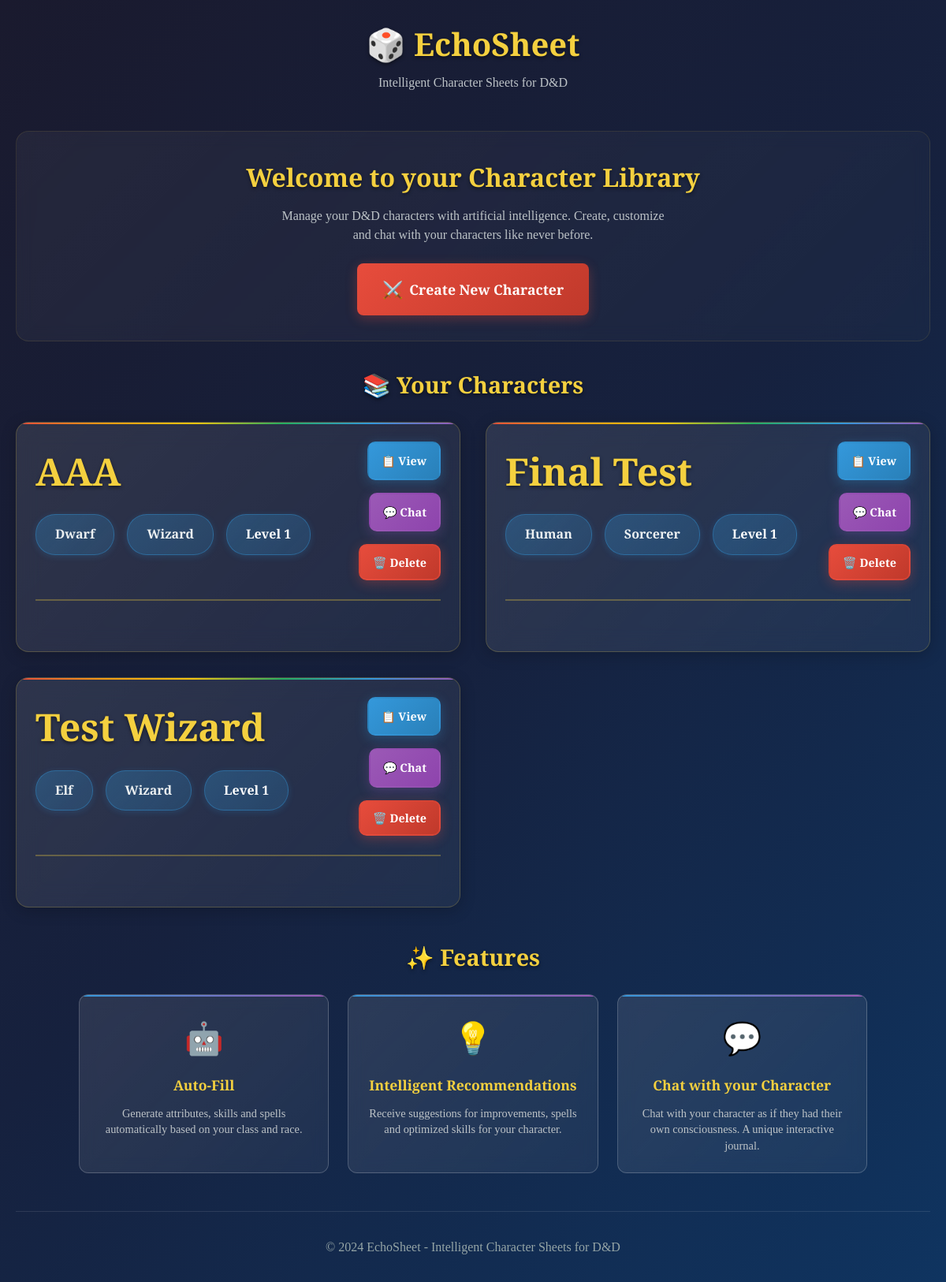
The app's page /, older data.
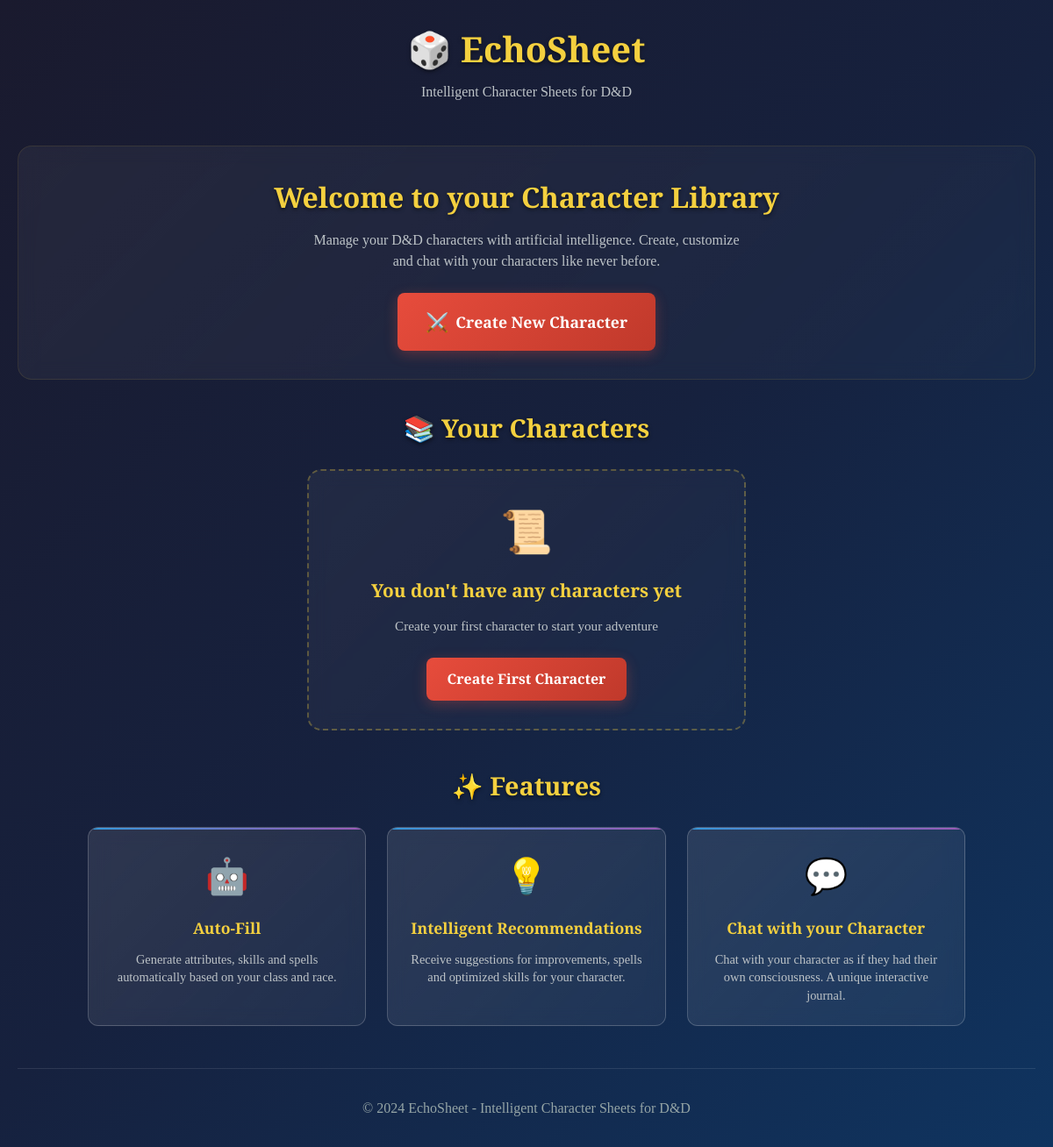
The same page, newer data.
### tables this page shows
CREATE TABLE characters (
            id INTEGER PRIMARY KEY AUTOINCREMENT,
            name TEXT NOT NULL,
            race TEXT NOT NULL,
            char_class TEXT NOT NULL,
            level INTEGER DEFAULT 1,
            background TEXT,
            attributes TEXT,
            skills TEXT,
            feats TEXT,
            spells TEXT,
            personality_traits TEXT,
            history_log TEXT,
            chat_history TEXT,
            created_at TIMESTAMP DEFAULT CURRENT_TIMESTAMP
        , cantrips TEXT, spells_known TEXT, background_story TEXT, short_term_goals TEXT, long_term_goals TEXT, personal_goals TEXT, personality_tags TEXT, flaws TEXT, currency TEXT, items TEXT, item_weights TEXT, alignment TEXT, experience_points TEXT, age TEXT, height TEXT, weight TEXT, eyes TEXT, skin TEXT, hair TEXT, hit_point_maximum TEXT, current_hit_points TEXT, temporary_hit_points TEXT, hit_dice TEXT, ideals TEXT, bonds TEXT);

### app.py (the view)
@app.route('/')
def index():
    conn = sqlite3.connect('db.sqlite')
    cursor = conn.cursor()
    cursor.execute('SELECT id, name, race, char_class, level FROM characters ORDER BY created_at DESC')
    characters = cursor.fetchall()
    conn.close()
    return render_template('index.html', characters=characters)

### templates/index.html (shortened to what this page needs)
<!DOCTYPE html>
<html lang="es">
<head>
    <link rel="stylesheet" href="{{ url_for('static', filename='styles.css') }}">
</head>
<body>
    <div class="container">
        <header class="main-header">
            <h1 class="title">🎲 EchoSheet</h1>
            <p class="subtitle">Intelligent Character Sheets for D&D</p>
        </header>
        <main class="main-content">
            <div class="hero-section">
                <div class="hero-content">
                    <h2>Welcome to your Character Library</h2>
                    <p>Manage your D&D characters with artificial intelligence. Create, customize and chat with your characters like never before.</p>
                    <a href="{{ url_for('create_character') }}" class="btn btn-primary btn-large">
                        <span class="btn-icon">⚔️</span>
                        Create New Character
                    </a>
                </div>
            </div>
            <section class="characters-section">
                <h3>📚 Your Characters</h3>
                {% if characters %}
                    <div class="characters-grid">
                        {% for char in characters %}
                        <div class="character-card">
                            <div class="character-header">
                                <div class="character-info">
                                    <h4 class="character-name">{{ char[1] }}</h4>
                                    <div class="character-basics">
                                        <span class="character-race">{{ char[2] }}</span>
                                        <span class="character-class">{{ char[3] }}</span>
                                        <span class="character-level">Level {{ char[4] }}</span>
                                    </div>
                                </div>
                                <div class="character-actions">
                                    <a href="{{ url_for('view_character', character_id=char[0]) }}" class="btn btn-secondary">
                                        📋 View
                                    </a>
                                    <a href="{{ url_for('chat_with_character', character_id=char[0]) }}" class="btn btn-accent">
                                        💬 Chat
                                    </a>
                                                                    <button class="btn btn-danger delete-character-btn"
                                        data-character-id="{{ char[0] }}"
                                        data-character-name="{{ char[1] }}">
                                    🗑️ Delete
                                </button>
                                </div>
                            </div>
                        </div>
                        {% endfor %}
                    </div>
                {% else %}
                    <div class="empty-state">
                        <div class="empty-icon">📜</div>
                        <h4>You don't have any characters yet</h4>
                        <p>Create your first character to start your adventure</p>
                        <a href="{{ url_for('create_character') }}" class="btn btn-primary">
                            Create First Character
                        </a>
                    </div>
                {% endif %}
            </section>
            <section class="features-section">
                <h3>✨ Features</h3>
                <div class="features-grid">
                    <div class="feature-card">
                        <div class="feature-icon">🤖</div>
                        <h4>Auto-Fill</h4>
                        <p>Generate attributes, skills and spells automatically based on your class and race.</p>
                    </div>
                    <div class="feature-card">
                        <div class="feature-icon">💡</div>
                        <h4>Intelligent Recommendations</h4>
                        <p>Receive suggestions for improvements, spells and optimized skills for your character.</p>
                    </div>
                    <div class="feature-card">
                        <div class="feature-icon">💬</div>
                        <h4>Chat with your Character</h4>
                        <p>Chat with your character as if they had their own consciousness. A unique interactive journal.</p>
                    </div>
                </div>
            </section>
        </main>
        <footer class="main-footer">
            <p>&copy; 2024 EchoSheet - Intelligent Character Sheets for D&D</p>
        </footer>
    </div>
</body>
</html>

Row changes from the older to the newer data that the page shows:
removed characters: name "AAA", race "Dwarf", char_class "Wizard", level "1"
removed characters: name "Final Test", race "Human", char_class "Sorcerer", level "1"
removed characters: name "Test Wizard", race "Elf", char_class "Wizard", level "1"
Text that changed along with them:
text now shown: "📜 You don't have any characters yet Create your first character to start your adventure Create First Character"
